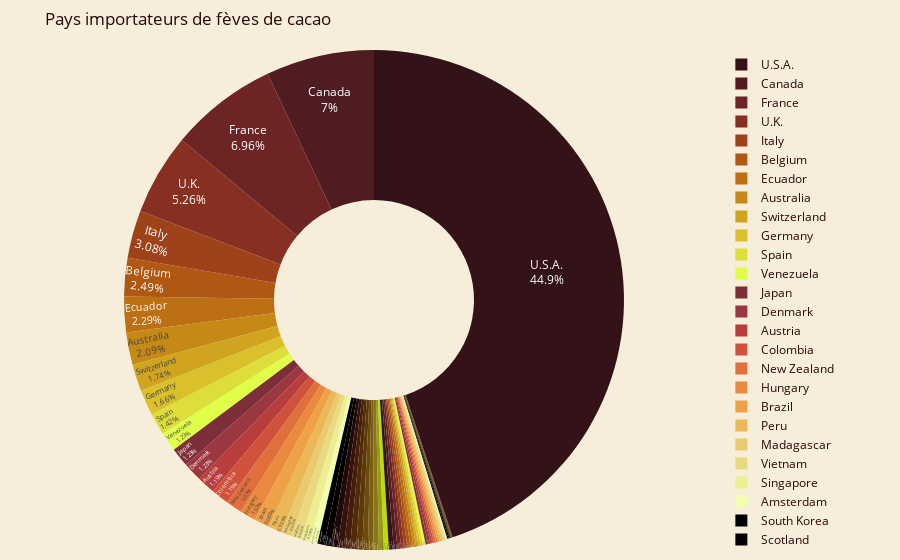

The code cell stored with this chart in its notebook:
### Markdown cell above
# Pays importateurs

### Code cell
# Fabricants
fig=px.pie(data, names='company_location', title='Pays importateurs de fèves de cacao', hole=0.4,color_discrete_sequence=px.colors.sequential.solar)
fig.update_traces(textposition='inside', textinfo='percent+label')
fig.update_layout(margin=dict(l=40, r=20, t=50, b=10))
fig.update_layout(plot_bgcolor=palette[1], paper_bgcolor=palette[1], font_color=palette[2]) #couleurs

fig.show()

### Figure 1 — Plotly figure (JSON) as saved in the notebook; plotly's stock layout.template omitted (floating-point values rounded to 4 significant figures; data arrays with more than 128 entries replaced by an {"elided": "..."} marker saying what was removed)
{"data": [{"domain": {"x": [0, 1], "y": [0, 1]}, "hole": 0.4, "hovertemplate": "company_location=%{label}<extra></extra>", "labels": {"elided": "2530 str values"}, "legendgroup": "", "name": "", "showlegend": true, "textinfo": "percent+label", "textposition": "inside", "type": "pie"}], "layout": {"font": {"color": "#2b0808"}, "legend": {"tracegroupgap": 0}, "margin": {"b": 10, "l": 40, "r": 20, "t": 50}, "paper_bgcolor": "#f6eddb", "piecolorway": ["rgb(51, 19, 23)", "rgb(79, 28, 33)", "rgb(108, 36, 36)", "rgb(135, 47, 32)", "rgb(157, 66, 25)", "rgb(174, 88, 20)", "rgb(188, 111, 19)", "rgb(199, 137, 22)", "rgb(209, 164, 32)", "rgb(217, 192, 44)", "rgb(222, 222, 59)", "rgb(224, 253, 74)"], "plot_bgcolor": "#f6eddb", "title": {"text": "Pays importateurs de fèves de cacao"}}}
